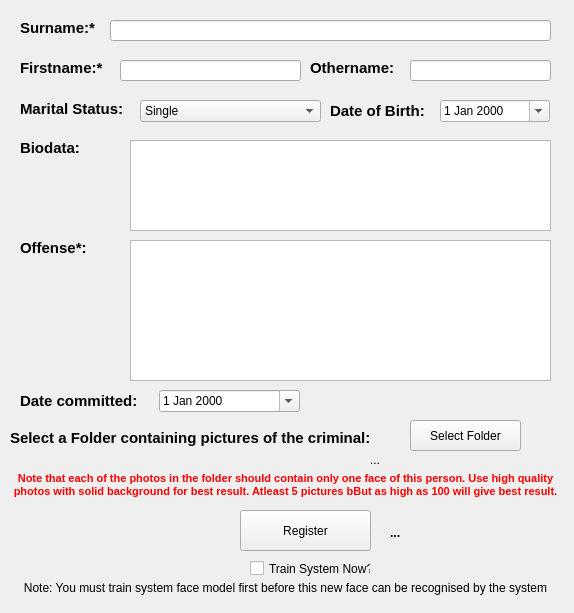
<?xml version="1.0" encoding="UTF-8"?>
<ui version="4.0">
 <class>Dialog</class>
 <widget class="QDialog" name="Dialog">
  <property name="geometry">
   <rect>
    <x>0</x>
    <y>0</y>
    <width>574</width>
    <height>613</height>
   </rect>
  </property>
  <property name="windowTitle">
   <string>Register New Criminal</string>
  </property>
  <widget class="QDialogButtonBox" name="buttonBox">
   <property name="enabled">
    <bool>false</bool>
   </property>
   <property name="geometry">
    <rect>
     <x>130</x>
     <y>840</y>
     <width>311</width>
     <height>32</height>
    </rect>
   </property>
   <property name="orientation">
    <enum>Qt::Horizontal</enum>
   </property>
   <property name="standardButtons">
    <set>QDialogButtonBox::Cancel|QDialogButtonBox::Ok</set>
   </property>
  </widget>
  <widget class="QLineEdit" name="surname">
   <property name="geometry">
    <rect>
     <x>110</x>
     <y>20</y>
     <width>441</width>
     <height>21</height>
    </rect>
   </property>
  </widget>
  <widget class="QLabel" name="label">
   <property name="geometry">
    <rect>
     <x>20</x>
     <y>20</y>
     <width>81</width>
     <height>16</height>
    </rect>
   </property>
   <property name="font">
    <font>
     <pointsize>11</pointsize>
     <weight>75</weight>
     <bold>true</bold>
    </font>
   </property>
   <property name="text">
    <string>Surname:*</string>
   </property>
  </widget>
  <widget class="QPushButton" name="folder_select">
   <property name="geometry">
    <rect>
     <x>410</x>
     <y>420</y>
     <width>111</width>
     <height>31</height>
    </rect>
   </property>
   <property name="text">
    <string>Select Folder</string>
   </property>
  </widget>
  <widget class="QLineEdit" name="firstname">
   <property name="geometry">
    <rect>
     <x>120</x>
     <y>60</y>
     <width>181</width>
     <height>21</height>
    </rect>
   </property>
  </widget>
  <widget class="QLabel" name="label_3">
   <property name="geometry">
    <rect>
     <x>310</x>
     <y>60</y>
     <width>91</width>
     <height>16</height>
    </rect>
   </property>
   <property name="font">
    <font>
     <pointsize>11</pointsize>
     <weight>75</weight>
     <bold>true</bold>
    </font>
   </property>
   <property name="text">
    <string>Othername:</string>
   </property>
  </widget>
  <widget class="QLineEdit" name="othername">
   <property name="geometry">
    <rect>
     <x>410</x>
     <y>60</y>
     <width>141</width>
     <height>21</height>
    </rect>
   </property>
  </widget>
  <widget class="QLabel" name="label_4">
   <property name="geometry">
    <rect>
     <x>20</x>
     <y>140</y>
     <width>101</width>
     <height>16</height>
    </rect>
   </property>
   <property name="font">
    <font>
     <pointsize>11</pointsize>
     <weight>75</weight>
     <bold>true</bold>
    </font>
   </property>
   <property name="text">
    <string>Biodata:</string>
   </property>
  </widget>
  <widget class="QTextEdit" name="biodata">
   <property name="geometry">
    <rect>
     <x>130</x>
     <y>140</y>
     <width>421</width>
     <height>91</height>
    </rect>
   </property>
  </widget>
  <widget class="QTextEdit" name="offense">
   <property name="geometry">
    <rect>
     <x>130</x>
     <y>240</y>
     <width>421</width>
     <height>141</height>
    </rect>
   </property>
  </widget>
  <widget class="QLabel" name="label_5">
   <property name="geometry">
    <rect>
     <x>20</x>
     <y>240</y>
     <width>101</width>
     <height>16</height>
    </rect>
   </property>
   <property name="font">
    <font>
     <pointsize>11</pointsize>
     <weight>75</weight>
     <bold>true</bold>
    </font>
   </property>
   <property name="text">
    <string>Offense*:</string>
   </property>
  </widget>
  <widget class="QLabel" name="label_6">
   <property name="geometry">
    <rect>
     <x>10</x>
     <y>430</y>
     <width>391</width>
     <height>16</height>
    </rect>
   </property>
   <property name="font">
    <font>
     <pointsize>11</pointsize>
     <weight>75</weight>
     <bold>true</bold>
    </font>
   </property>
   <property name="text">
    <string>Select a Folder containing pictures of the criminal:</string>
   </property>
  </widget>
  <widget class="QPushButton" name="submit">
   <property name="geometry">
    <rect>
     <x>240</x>
     <y>510</y>
     <width>131</width>
     <height>41</height>
    </rect>
   </property>
   <property name="text">
    <string>Register</string>
   </property>
  </widget>
  <widget class="QLabel" name="label_7">
   <property name="geometry">
    <rect>
     <x>0</x>
     <y>470</y>
     <width>571</width>
     <height>31</height>
    </rect>
   </property>
   <property name="font">
    <font>
     <pointsize>8</pointsize>
     <weight>75</weight>
     <bold>true</bold>
    </font>
   </property>
   <property name="text">
    <string>&lt;html&gt;&lt;head/&gt;&lt;body&gt;&lt;p&gt;&lt;span style=&quot; color:#ff0000;&quot;&gt;Note that each of the photos in the folder should contain only one face of this person. Use high quality photos with solid background for best result. Atleast 5 pictures bBut as high as 100 will give best result.&lt;/span&gt;&lt;/p&gt;&lt;/body&gt;&lt;/html&gt;</string>
   </property>
   <property name="textFormat">
    <enum>Qt::RichText</enum>
   </property>
   <property name="alignment">
    <set>Qt::AlignCenter</set>
   </property>
   <property name="wordWrap">
    <bool>true</bool>
   </property>
  </widget>
  <widget class="QLabel" name="label_8">
   <property name="geometry">
    <rect>
     <x>20</x>
     <y>100</y>
     <width>111</width>
     <height>16</height>
    </rect>
   </property>
   <property name="font">
    <font>
     <pointsize>11</pointsize>
     <weight>75</weight>
     <bold>true</bold>
    </font>
   </property>
   <property name="text">
    <string>&lt;html&gt;&lt;head/&gt;&lt;body&gt;&lt;p&gt;Marital Status:&lt;/p&gt;&lt;/body&gt;&lt;/html&gt;</string>
   </property>
  </widget>
  <widget class="QLabel" name="label_9">
   <property name="geometry">
    <rect>
     <x>330</x>
     <y>100</y>
     <width>101</width>
     <height>21</height>
    </rect>
   </property>
   <property name="font">
    <font>
     <pointsize>11</pointsize>
     <weight>75</weight>
     <bold>true</bold>
    </font>
   </property>
   <property name="text">
    <string>Date of Birth:</string>
   </property>
  </widget>
  <widget class="QLabel" name="label_10">
   <property name="geometry">
    <rect>
     <x>20</x>
     <y>60</y>
     <width>91</width>
     <height>16</height>
    </rect>
   </property>
   <property name="font">
    <font>
     <pointsize>11</pointsize>
     <weight>75</weight>
     <bold>true</bold>
    </font>
   </property>
   <property name="text">
    <string>Firstname:*</string>
   </property>
  </widget>
  <widget class="QComboBox" name="marital_status">
   <property name="geometry">
    <rect>
     <x>140</x>
     <y>100</y>
     <width>181</width>
     <height>22</height>
    </rect>
   </property>
   <item>
    <property name="text">
     <string>Single</string>
    </property>
   </item>
   <item>
    <property name="text">
     <string>Married</string>
    </property>
   </item>
   <item>
    <property name="text">
     <string>Divorced</string>
    </property>
   </item>
   <item>
    <property name="text">
     <string>Widowed</string>
    </property>
   </item>
  </widget>
  <widget class="QDateEdit" name="dob">
   <property name="geometry">
    <rect>
     <x>440</x>
     <y>100</y>
     <width>110</width>
     <height>22</height>
    </rect>
   </property>
   <property name="calendarPopup">
    <bool>true</bool>
   </property>
  </widget>
  <widget class="QLabel" name="label_select_folder">
   <property name="geometry">
    <rect>
     <x>370</x>
     <y>450</y>
     <width>171</width>
     <height>20</height>
    </rect>
   </property>
   <property name="text">
    <string>...</string>
   </property>
  </widget>
  <widget class="QCheckBox" name="train_system_now">
   <property name="geometry">
    <rect>
     <x>250</x>
     <y>560</y>
     <width>121</width>
     <height>17</height>
    </rect>
   </property>
   <property name="text">
    <string>Train System Now?</string>
   </property>
  </widget>
  <widget class="QLabel" name="label_2">
   <property name="geometry">
    <rect>
     <x>0</x>
     <y>580</y>
     <width>571</width>
     <height>16</height>
    </rect>
   </property>
   <property name="text">
    <string>&lt;html&gt;&lt;head/&gt;&lt;body&gt;&lt;p&gt;Note: You must train system face model first before this new face can be recognised by the system&lt;/p&gt;&lt;/body&gt;&lt;/html&gt;</string>
   </property>
   <property name="alignment">
    <set>Qt::AlignCenter</set>
   </property>
  </widget>
  <widget class="QLabel" name="label_submit_progress">
   <property name="geometry">
    <rect>
     <x>390</x>
     <y>522</y>
     <width>161</width>
     <height>21</height>
    </rect>
   </property>
   <property name="font">
    <font>
     <family>Segoe Script</family>
     <weight>75</weight>
     <bold>true</bold>
    </font>
   </property>
   <property name="autoFillBackground">
    <bool>false</bool>
   </property>
   <property name="frameShadow">
    <enum>QFrame::Raised</enum>
   </property>
   <property name="text">
    <string>...</string>
   </property>
   <property name="wordWrap">
    <bool>false</bool>
   </property>
  </widget>
  <widget class="QDateEdit" name="offense_date">
   <property name="geometry">
    <rect>
     <x>159</x>
     <y>390</y>
     <width>141</width>
     <height>22</height>
    </rect>
   </property>
   <property name="calendarPopup">
    <bool>true</bool>
   </property>
  </widget>
  <widget class="QLabel" name="label_11">
   <property name="geometry">
    <rect>
     <x>20</x>
     <y>390</y>
     <width>131</width>
     <height>21</height>
    </rect>
   </property>
   <property name="font">
    <font>
     <pointsize>11</pointsize>
     <weight>75</weight>
     <bold>true</bold>
    </font>
   </property>
   <property name="text">
    <string>Date committed:</string>
   </property>
  </widget>
 </widget>
 <resources/>
 <connections>
  <connection>
   <sender>buttonBox</sender>
   <signal>accepted()</signal>
   <receiver>Dialog</receiver>
   <slot>accept()</slot>
   <hints>
    <hint type="sourcelabel">
     <x>248</x>
     <y>254</y>
    </hint>
    <hint type="destinationlabel">
     <x>157</x>
     <y>274</y>
    </hint>
   </hints>
  </connection>
  <connection>
   <sender>buttonBox</sender>
   <signal>rejected()</signal>
   <receiver>Dialog</receiver>
   <slot>reject()</slot>
   <hints>
    <hint type="sourcelabel">
     <x>316</x>
     <y>260</y>
    </hint>
    <hint type="destinationlabel">
     <x>286</x>
     <y>274</y>
    </hint>
   </hints>
  </connection>
 </connections>
</ui>
